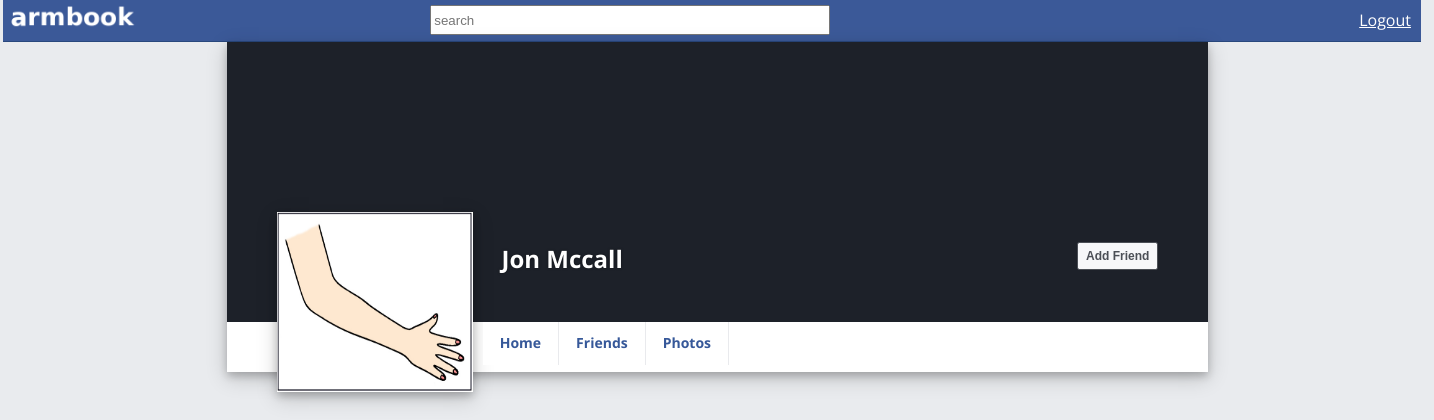
Page /home.php?id=4 (signed in) on the committed database.
### tables this page shows
CREATE TABLE IF NOT EXISTS `profiles` (
  `profile_id` int(11) NOT NULL AUTO_INCREMENT,
  `user_id` int(11) NOT NULL,
  `picture_url` varchar(255) NOT NULL,
  `Friends` text NOT NULL,
  PRIMARY KEY (`profile_id`)
);

CREATE TABLE IF NOT EXISTS `users` (
  `user_id` int(11) NOT NULL AUTO_INCREMENT,
  `email` varchar(64) NOT NULL,
  `password` varchar(64) NOT NULL,
  `firstname` varchar(25) NOT NULL,
  `lastname` varchar(25) NOT NULL,
  `sex` int(1) NOT NULL,
  `birthday_month` int(2) NOT NULL,
  `birthday_day` int(2) NOT NULL,
  `birthday_year` int(4) NOT NULL,
  PRIMARY KEY (`user_id`)
);

### home.php (the view, shortened to what this page needs)
<?php
include_once("common.php");
$has_session = session_status() == PHP_SESSION_ACTIVE;
if($has_session){
	$id_to_get = $_SESSION['user_id'];
	if(isset($_GET['id'])){
		$id_to_get = $_GET['id'];
	}
	if($stmt = $mysqli->prepare("SELECT picture_url from profiles where user_id=?")){
		if($stmt->bind_param("i", $id_to_get)){
			if(!$stmt->execute()){
				die("Error - Issue executing prepared statement: " . mysqli_error($mysqli));
			}
			if($res = $stmt->get_result()){
				$row = $res->fetch_assoc();
				if($res->num_rows !== 1){
					die('Error - There is an issue with the database, contact your administrator');
				}else{
					$profPic = $row['picture_url'];
				}
			}else{
				die("Error - Getting results: " . mysqli_error($mysqli));
			}
		}else{
			die("Error - Issue binding prepared statement: " . mysqli_error($mysqli));
		}
	}else{
		die("Error - Issue preparing statement: " . mysqli_error($mysqli));
	}
	if($stmt = $mysqli->prepare("SELECT * from users where user_id=?")){
		if($stmt->bind_param("i", $id_to_get)){
			if(!$stmt->execute()){
				die("Error - Issue executing prepared statement: " . mysqli_error($mysqli));
			}
			if($res = $stmt->get_result()){
				$row = $res->fetch_assoc();
				if($res->num_rows !== 1){
					die('Error - There is an issue with the database, contact your administrator');
				}else{
					$name = ucfirst($row['firstname']) . ' ' . ucfirst($row['lastname']);
				}
			}else{
				die("Error - Getting results: " . mysqli_error($mysqli));
			}
		}else{
			die("Error - Issue binding prepared statement: " . mysqli_error($mysqli));
		}
	}else{
		die("Error - Issue preparing statement: " . mysqli_error($mysqli));
	}
}
?>
	<link rel="stylesheet" type="text/css" href="background2.css" />
	<link rel="stylesheet" type="text/css" href="js/source/jquery.fancybox.css?v=2.1.5" media="screen" />
	<link rel="stylesheet" type="text/css" href="js/source/helpers/jquery.fancybox-buttons.css?v=1.0.5" />
	<link rel="stylesheet" type="text/css" href="js/source/helpers/jquery.fancybox-thumbs.css?v=1.0.7" />
	<link href="js/jquery-ui-1.10.1.custom.css" rel="stylesheet"/>
<link href="//cdnjs.cloudflare.com/ajax/libs/x-editable/1.5.0/jqueryui-editable/css/jqueryui-editable.css" rel="stylesheet"/>
	<div id="bluebar">
		<div id="logo"><a href="home.php"><img id="logo_img" src="images/logo.png"></a></div>
		<div id="search_div">
			<form id="search_form" action="search.php" method="post">
			<input id="search" name="query" type="text" placeholder="search">
			</form>
		</div>
		<div id="logout_div">
			<a id="logout" href="/logout.php">Logout</a>
		</div>
	</div>
	<div id="global">
			<div id="basic_profile">
				<img id="fb-image-lg" src="images/timeline.png"/>
				<div id="profpic">
				<a class="fancybox" href="<?php echo $profPic; ?>"><img align="left" class="fb-image-profile" src="<?php echo $profPic; ?>" width="180" height="180"/></a>
				</div>
				<div id="info">
				<span id="name"><?php echo $name; ?></span>
				<?php
				if($_SESSION['user_id'] != $id_to_get){
					$found = false;
					if($found === false){
						echo '<button class="friend" id="add_friend" type="button">Add Friend</button>';
					}
				}
				?>
				</div>
				<div id="nav"><div id="navcont">
				<a class="links" id="timeline" href="home.php">Home<span></span></a>
				<a class="links" id="friends" href="#"">Friends<span></a>
				<a class="links" href="#">Photos<span></span></a>
				</div></div>
			</div>
			<div id="padding"></div>
			<div id="botcont">
			</div>
	</div>

### background2.css (style rules this page uses)
div { display: block; }
#botcont { min-height: 100px; width: 100%; }
#profpic { position:relative; height: 0px; }
#name { text-shadow: 0 0 3px rgba(0, 0, 0, .4); font-size: 24px; font-weight: bold; letter-spacing: 0; color: #fff; padding-left: 275px; }
.friend { float: right; background-clip: padding-box; border-color: rgba(0, 0, 0, .4); line-height: 26px; padding: 0 10px; background-color: #f6f7f9; border-color: #ced0d4; color: #4b4f56; border: 1px solid; border-radius: 2px; box-sizing: content-box; font-family: helvetica, arial, sans-serif; font-size: 12px; -webkit-font-smoothing: antialiased; font-weight: bold; padding: 0 8px; position: relative; text-align: center; text-shadow: none; vertical-align: middle; cursor: pointer; }
#bluebar { min-width: 100%; width: 100%; background-color: #3b5998; border-bottom: 1px solid #29487d; color: #fff; position: relative; top: -10px; left: -5px; height: 43px; }
#info { width: 95%; position: absolute; top: 200px; }
#nav { width: 100%; z-index: 4; min-height: 30px; background-color: #fff; height: 50px; }
.links { border-right: 1px solid #e9eaed; float: left; font-size: 14px; font-weight: bold; height: 43px; line-height: 3.05; padding: 0 17px; position: relative; vertical-align: middle; white-space: nowrap; color: #365899; cursor: pointer; text-decoration: none; background-color: #fff; }
#navcont { border: 0; border-top-left-radius: 0; border-top-right-radius: 0; clear: right; padding-left: 201px; width: 649px; }
#global { margin: 0 auto; position: relative; zoom: 1; width: 981px; top: -10px; }
#padding { list-style: none; margin: 0; padding: 10px 0; position: relative; }
#logo { position: relative; float: left; }
#logo_img { height: 40px; }
#search_div { position: relative; left: 20%; top: 7px; }
#search { height: 30px; width: 400px; }
#logout_div { position: relative; float: right; left: -10px; top: -35px; }
#logout { color: white; }
#fb-image-lg { z-index: 0; width: 100%; height: 280px; }
#basic_profile { position:relative; box-shadow: 0 4px 8px 0 rgba(0, 0, 0, 0.2), 0 6px 20px 0 rgba(0, 0, 0, 0.19); }
.fb-image-profile { margin: -110px 10px 0px 50px; z-index: 9; width: 20%; box-shadow: 0 4px 8px 0 rgba(0, 0, 0, 0.2), 0 6px 20px 0 rgba(0, 0, 0, 0.19); }

### rows in the picture
profiles: picture_url (picture)
users: name "Jon Mccall"
